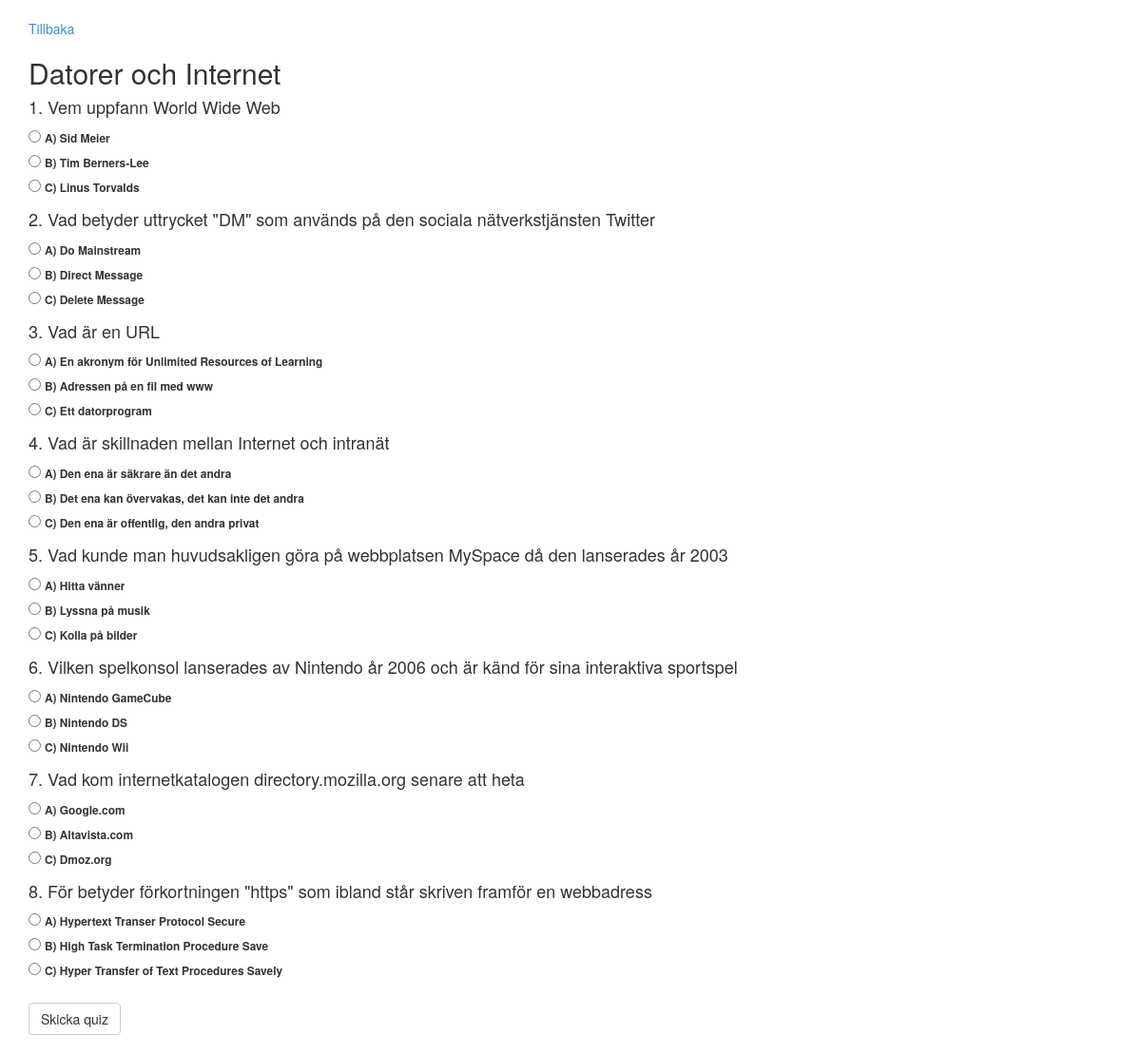
The app's page /?playQuiz=7 (signed in) with its own data.
### tables this page shows
CREATE TABLE IF NOT EXISTS `quiz` (
  `QuizId` int(11) NOT NULL AUTO_INCREMENT,
  `QuizName` varchar(60) NOT NULL,
  PRIMARY KEY (`QuizId`),
  UNIQUE KEY `QuizName` (`QuizName`)
);

CREATE TABLE IF NOT EXISTS `answer` (
  `AnswerId` int(11) NOT NULL AUTO_INCREMENT,
  `AnswerA` varchar(60) NOT NULL,
  `AnswerB` varchar(60) NOT NULL,
  `AnswerC` varchar(60) NOT NULL,
  `RightAnswer` varchar(5) NOT NULL,
  `QuestionId` int(11) NOT NULL,
  PRIMARY KEY (`AnswerId`),
  KEY `QuestionId` (`QuestionId`)
);

CREATE TABLE IF NOT EXISTS `question` (
  `QuestionId` int(11) NOT NULL AUTO_INCREMENT,
  `QuestionName` varchar(150) NOT NULL,
  `QuizId` int(11) NOT NULL,
  PRIMARY KEY (`QuestionId`),
  UNIQUE KEY `QuestionName` (`QuestionName`),
  KEY `QuizId` (`QuizId`)
);

### index.php (called while the page is built, shortened)
<?php
require_once('Controller/MasterController.php');
$masterController = new MasterController();
$masterController->doControll();

### Model/Dao/Repository.php (called while the page is built, shortened)
<?php
abstract class Repository {
	protected $dbConnection;
    protected function connection() {
    	if ($this->dbConnection == null) {
            $this->dbConnection = new PDO(Settings::$DB_CONNECTION, Settings::$DB_USERNAME, Settings::$DB_PASSWORD);
        $this->dbConnection->setAttribute(PDO::ATTR_ERRMODE, PDO::ERRMODE_EXCEPTION);
        return $this->dbConnection;
    }
  }
}

### Model/QuizModel.php (called while the page is built, shortened)
<?php
require_once("Model/Dao/QuizRepository.php");
require_once("Model/QuestionModel.php");
require_once("Model/Quiz.php");
class QuizModel {
	private $quizRepository;
	public function __construct() {
		$this->quizRepository = new QuizRepository();
	}
	public function getQuiz($quizId) {
		return $this->quizRepository->getQuiz($quizId);
	}
}

### Model/Dao/QuizRepository.php (called while the page is built, shortened)
<?php
require_once("Model/Quiz.php");
require_once("Model/Dao/Repository.php");
class QuizRepository extends Repository{
	private $db;
	private $questionTable = "question";
	private $answerTable = "answer";
	public function __construct() {
		$this->dbTable = 'quiz';
		$this->db = $this->connection();
	}
	public function isValidPlayableQuizId($id) {
			$sql = "SELECT * FROM $this->dbTable WHERE " . $this->quizId . " = ?";
			$params = array($id);
			$query = $this->db->prepare($sql);
			$query->execute($params);
			$dbQuizObj = $query->fetch();
			$quizId = $dbQuizObj[$this->quizId];
			$quizName = $dbQuizObj[$this->quizName];
			$sql = "SELECT * FROM " . $this->questionTable . " WHERE " . $this->quizId . " = ?";
			$query = $this->db->prepare($sql);
			$query->execute (array($dbQuizObj[$this->quizId]));
			$question = $query->fetch();
			$question = new Question($question[$this->questionName], $question[$this->quizId], $question[$this->questionId]);
			$sql = "SELECT * FROM " . $this->answerTable . " WHERE " . $this->questionId . " = ?";
			$query = $this->db->prepare($sql);
			$query->execute (array($question->getQuestionId()));
			$answers = $query->fetch();
			if ($answers != NULL) {
				return true;
			}
			return false;
	}
	public function getQuiz($quizId) {
		$sql = "SELECT * FROM $this->dbTable WHERE " . $this->quizId . " = ?";
		$params = array($quizId);
		$query = $this->db->prepare($sql);
		$query->execute($params);
		$result = $query->fetch();
		if ($result) {
			$quiz = new Quiz($result[$this->quizName], $result[$this->quizId]);
			$sql = "SELECT * FROM " . $this->questionTable . " WHERE " . $this->quizId . " = ?";
			$query = $this->db->prepare($sql);
			$query->execute (array($result[$this->quizId]));
			$questions = $query->fetchAll();
			foreach($questions as $question) {
				$question = new Question($question[$this->questionName], $question[$this->quizId], $question[$this->questionId]);
				$quiz->add($question);
			}
			return $quiz;
		}
		return NULL;
	}
}

### Model/Quiz.php (called while the page is built, shortened)
<?php
require_once("Model/Questions.php");
class Quiz {
	private $quizName;
	private $questions;
	public function __construct($quizName, $quizId = NULL) {
		$this->quizName = $quizName;
		$this->questions = new Questions();
	}
	public function getName() {
		return $this->quizName;
	}
	public function add(Question $question) {
		$this->questions->add($question);
	}
	public function getQuestions() {
		return $this->questions;
	}
}

### Model/Questions.php (called while the page is built)
	<?php
class Questions {
	private $questions;
	public function __construct() {
		$this->questions = array();
	}
	public function toArray() {
		return $this->questions;
	}
	public function add(Question $question) {
			$this->questions[] = $question;
	}
}

### Model/Question.php (called while the page is built, shortened)
<?php
class Question {
	private $questionId;
	public function __construct($questionName, $quizId, $questionId = NULL) {
		if (empty($questionId) == false) {
			$this->questionId = $questionId;
		}
	}
	public function getQuestionId() {
		return $this->questionId;
	}
}

### Model/QuestionModel.php (called while the page is built, shortened)
<?php
require_once("Model/Dao/QuestionRepository.php");
require_once("Model/Question.php");
class QuestionModel {
	private $questionRepository;
	public function __construct() {
		$this->questionRepository = new QuestionRepository();
	}
	public function getQuestion($questionId) {
		return $this->questionRepository->getQuestion($questionId);
	}
}

### Model/Dao/QuestionRepository.php (called while the page is built, shortened)
<?php
require_once("Model/Question.php");
require_once("Model/Dao/Repository.php");
class QuestionRepository extends Repository {
	private $db;
	private $answerTable = "answer";
	public function __construct() {
		$this->dbTable = 'question';
		$this->db = $this->connection();
	}
	public function getQuestion($questionId) {
		$sql = "SELECT * FROM $this->dbTable WHERE " . $this->questionId . " = ?";
		$params = array($questionId);
		$query = $this->db->prepare($sql);
		$query->execute($params);
		$result = $query->fetch();
		if ($result) {
			$question = new Question($result[$this->questionName], $result[$this->quizId], $result[$this->questionId]);
			$sql = "SELECT * FROM " . $this->answerTable . " WHERE " . $this->questionId . " = ?";
			$query = $this->db->prepare($sql);
			$query->execute (array($result[$this->questionId]));
			$answersObj = $query->fetchAll();
			foreach($answersObj as $answerObj) {
				$answers = new Answers($answerObj[$this->answerA], $answerObj[$this->answerB], $answerObj[$this->answerC], $answerObj[$this->rightAnswer],
				$answerObj[$this->questionId], $answerObj[$this->answerId]);
				$question->add($answers);
			}
			return $question;
		}
		return NULL;
	}
}

### View/PlayQuizView.php (the view, shortened to what this page needs)
<?php
require_once("Model/QuizModel.php");
class PlayQuizView extends BaseView {
	private $submitQuizLocation = 'submitQuiz';
	private $quizModel;
	private $questionModel;
	public function __construct() {
		$this->quizModel = new QuizModel();
		$this->questionModel = new QuestionModel();
	}
	public function getChosenQuiz() {
		if (isset($_GET[$this->playQuizLocation])) {
			return $_GET[$this->playQuizLocation];
		}
	}
	public function hasChosenQuiz() {
		if (isset($_GET[$this->playQuizLocation])) {
			return true;
		}
		return false;
	}
	public function showPlayQuiz($quizId) {
		$quiz = $this->quizModel->getQuiz($quizId);
		$questions = $quiz->getQuestions();
		$questionNr = 1;
		$html = "
		</br>
		<a href='?$this->showAllQuizToPlayLocation' >Tillbaka</a>
		<h2>" . $quiz->getName() . "</h2>
		<form action ='' method='post'>";
			foreach ($questions->ToArray() as $question) {
				$question = $this->questionModel->getQuestion($question->getQuestionId());
				foreach ($question->toArray() as $answer) {
					$foo = 0;
					if ($answer != null) {
						$html .= "<h4>$questionNr. " . $question->getName() . "</h4>";
					}
					foreach ($answer->getAnswers() as $answerName) {
						$label = 'question-' . $questionNr . '-answers-'. $this->alphabets[$foo];
						$html .=
						"<div>
						<input type='radio' name='answers[$questionNr]' id='$label' value='" . $this->alphabets[$foo] . "'>
						<small><label for='$label'>" . $this->alphabets[$foo] . ") " . $answerName . "</label></small>
						</div>";
						$foo++;
					}
				}
				$questionNr++;
			}
		return $html .= "</br>
		<input type='submit' class='btn btn-default' name='$this->submitQuizLocation' value='Skicka quiz' />
		</form>
		</br>
		";
	}
}

### records on screen
quiz: QuizName "Datorer och Internet"
answer: QuestionId.QuestionName "Vem uppfann World Wide Web", alphabets "A", AnswerA "Sid Meier", alphabets "B", AnswerB "Tim Berners-Lee", alphabets "C", AnswerC "Linus Torvalds"
answer: QuestionId.QuestionName "Vad betyder uttrycket \"DM\" som används på den sociala nätverkstjänsten Twitter", alphabets "A", AnswerA "Do Mainstream", alphabets "B", AnswerB "Direct Message", alphabets "C", AnswerC "Delete Message"
answer: QuestionId.QuestionName "Vad är en URL", alphabets "A", AnswerA "En akronym för Unlimited Resources of Learning", alphabets "B", AnswerB "Adressen på en fil med www", alphabets "C", AnswerC "Ett datorprogram"
answer: QuestionId.QuestionName "Vad är skillnaden mellan Internet och intranät", alphabets "A", AnswerA "Den ena är säkrare än det andra", alphabets "B", AnswerB "Det ena kan övervakas, det kan inte det andra", alphabets "C", AnswerC "Den ena är offentlig, den andra privat"
answer: QuestionId.QuestionName "Vad kunde man huvudsakligen göra på webbplatsen MySpace då den lanserades år 2003", alphabets "A", AnswerA "Hitta vänner", alphabets "B", AnswerB "Lyssna på musik", alphabets "C", AnswerC "Kolla på bilder"
answer: QuestionId.QuestionName "Vilken spelkonsol lanserades av Nintendo år 2006 och är känd för sina interaktiva sportspel", alphabets "A", AnswerA "Nintendo GameCube", alphabets "B", AnswerB "Nintendo DS", alphabets "C", AnswerC "Nintendo Wii"
answer: QuestionId.QuestionName "Vad kom internetkatalogen directory.mozilla.org senare att heta", alphabets "A", AnswerA "Google.com", alphabets "B", AnswerB "Altavista.com", alphabets "C", AnswerC "Dmoz.org"
answer: QuestionId.QuestionName "För betyder förkortningen \"https\" som ibland står skriven framför en webbadress", alphabets "A", AnswerA "Hypertext Transer Protocol Secure", alphabets "B", AnswerB "High Task Termination Procedure Save", alphabets "C", AnswerC "Hyper Transfer of Text Procedures Savely"
